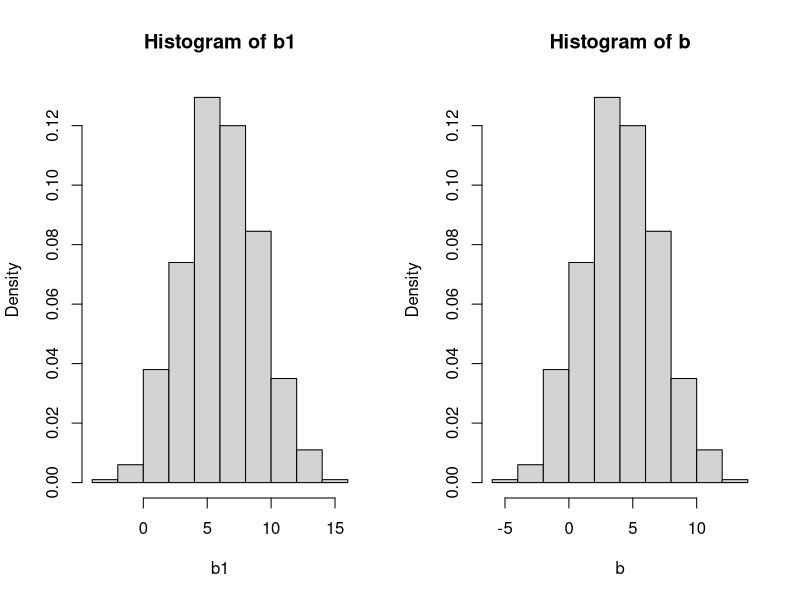
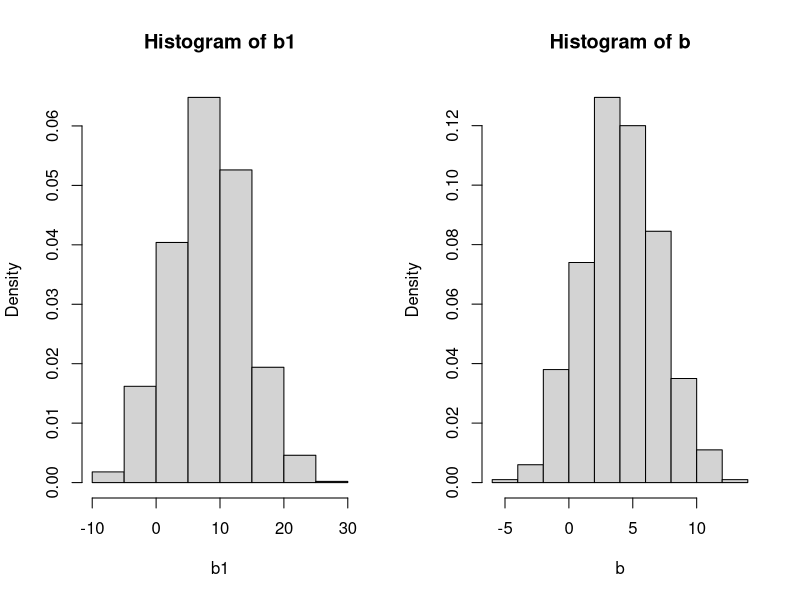
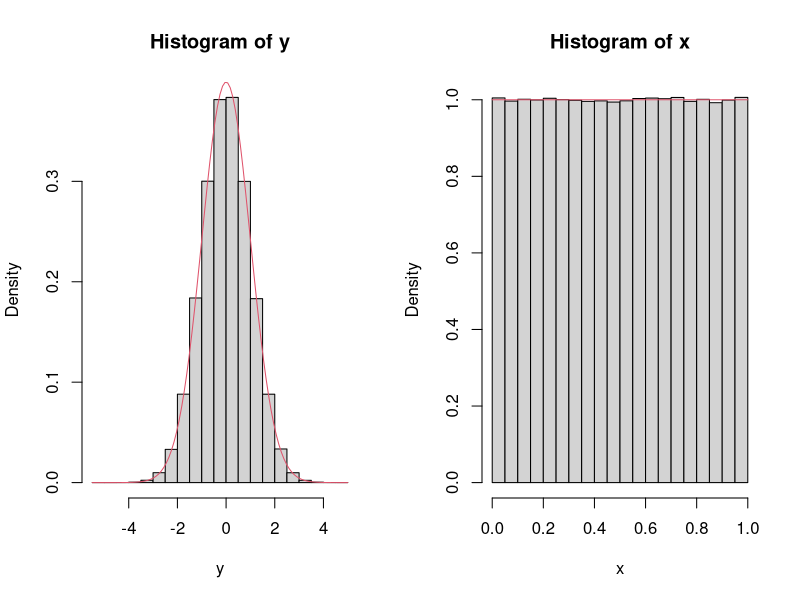

Generate these figures, in order, with R:
## ---- chunk 1
knitr::opts_chunk$set(echo = TRUE)
## ---- chunk 2
#Create a sample with pdf N(4,3)
b <- rnorm(n=1000,4,3)
#Evaluate the mean and variance 
mean=mean(b)
var=var(b)
#Adds c=2 to each element of the sample 
c=2
b1=b+c
#Compare the mean and variance (since the standard deviation is the square of the variance) 
mean1=mean(b1)
var1=var(b1)
mean+c==mean1
var==var
par(mfrow=c(1,2))
hist(b1,freq = F)
hist(b,freq = F)

#multiply the valuse by c=2
b1=c*b
#Compare the mean and variance  
mean1=mean(b1)
var1=var(b1)
mean1==mean*c
var1==c**2*var
par(mfrow=c(1,2))
hist(b1,freq = F)
hist(b,freq = F)
## ---- chunk 3
y = rgamma(n=2, shape=2)
x = log(y)

median(x)
log(median(y))
## ---- chunk 4
x = c(10, 8, 14, 7, 21, 44, 60)
mean(x)
var(x)
## ---- chunk 5
#Evaluating the proportion of not admitted students using the comulative distribution function 
A_not_admitted=pnorm(400,mean=500,sd=100)
B_not_admitted=pnorm(400,mean=450,sd=100)
#This are the value of the proportion in % of the not admetted students 
A_not_admitted
B_not_admitted
#-------------------------------------------
#Since the total namber of student in each group it's the same we can evaluate the 
#propotion of not admitted student of group B among all the non admetted student like this: 
B_not_admitted/(A_not_admitted+B_not_admitted)
#-----------------------------------------------------
#Here we show that decreasing the threshold of the exam 
#the proportion of non admetted student coming from group B increase 
A_not_admitted=pnorm(300,mean=500,sd=100)
B_not_admitted=pnorm(300,mean=450,sd=100)
B_not_admitted/(A_not_admitted+B_not_admitted)

## ---- chunk 6
#Generating a sample of one million of variable with standard normal distribution 
y=rnorm(1000000,mean=0,sd=1)
#Generating the sample of one million of random variable x that correspond to the cdf evaluated on y 
x=pnorm(y,mean=0,sd=1)
#Comparign the histogram of the two samples
par(mfrow=c(1,2))
hist(y,freq = F)
curve(dnorm(x, mean=0, sd=1), add=TRUE, lty=1, col=2) 
hist(x,freq = F)
curve(dunif(x), add=TRUE, lty=1, col=2) 
## ---- chunk 7
n <- 100000; z <- rnorm(n)
zneg <- 0; j <- 1

system.time( #time the original code
  for (i in 1:n) {
    if (z[i]<0) {
      zneg[j] <- z[i]
      j <- j + 1
    }
  }
)
## ---- chunk 8
system.time(
  opt_zneg <- z[z<0] #rewritten code
)
## ---- chunk 9
all(zneg == opt_zneg)
